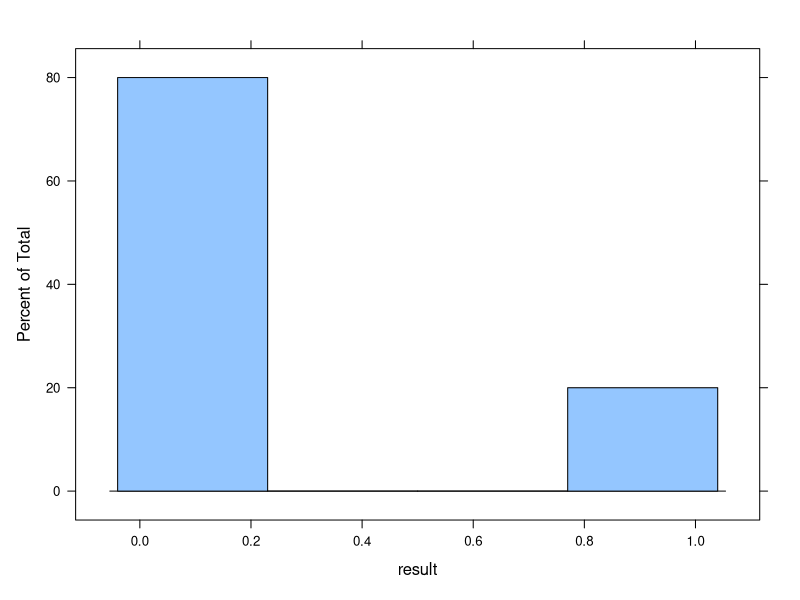
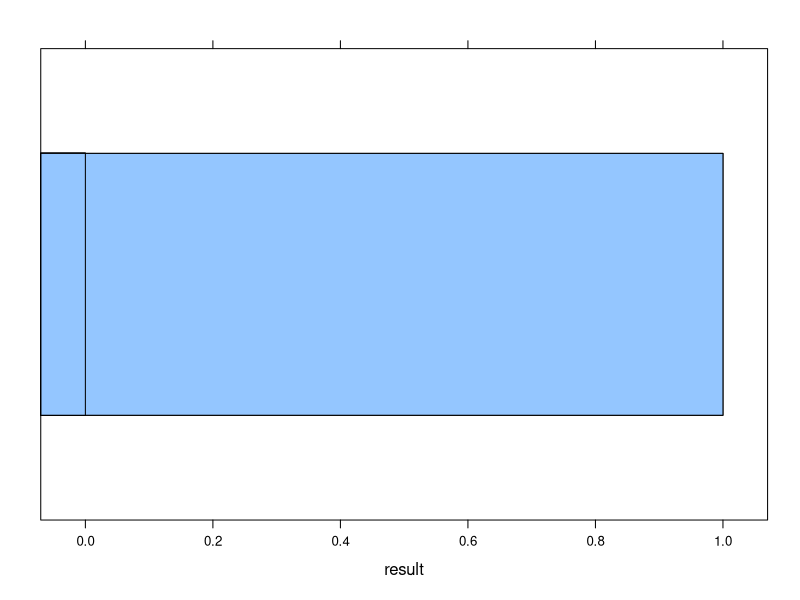
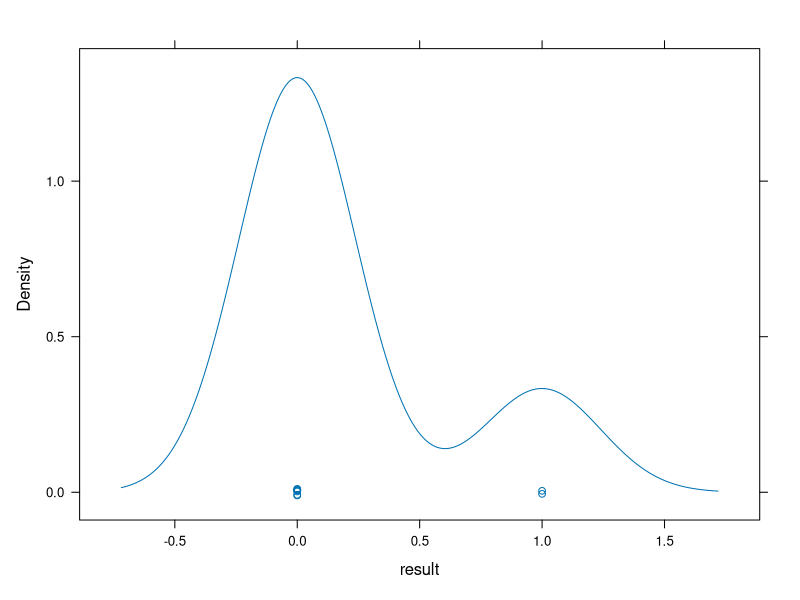
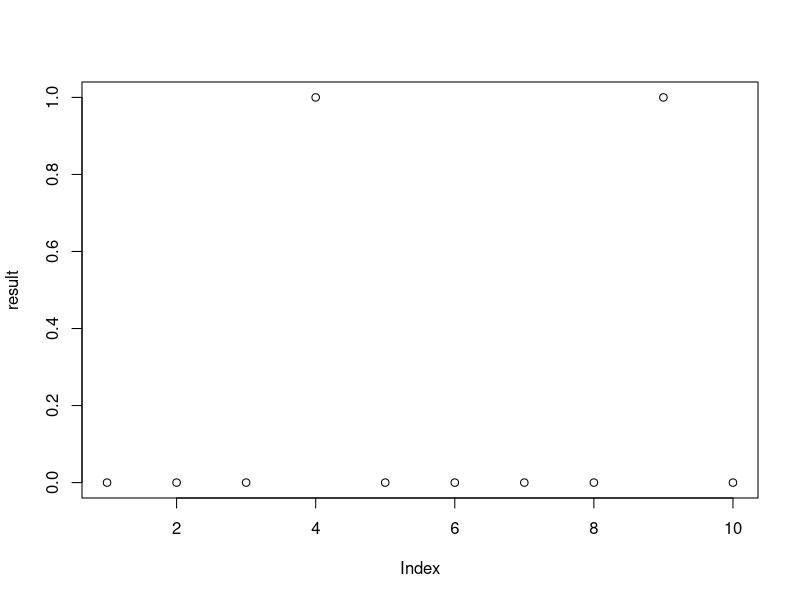
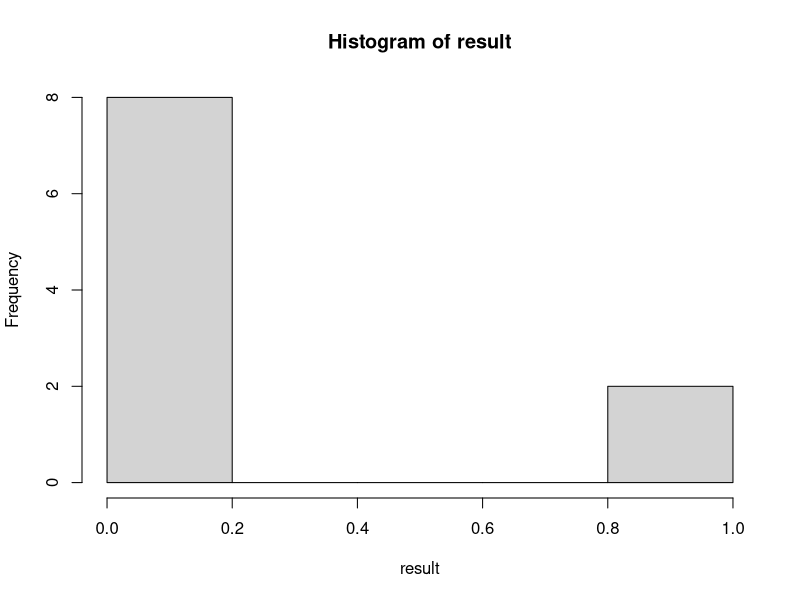
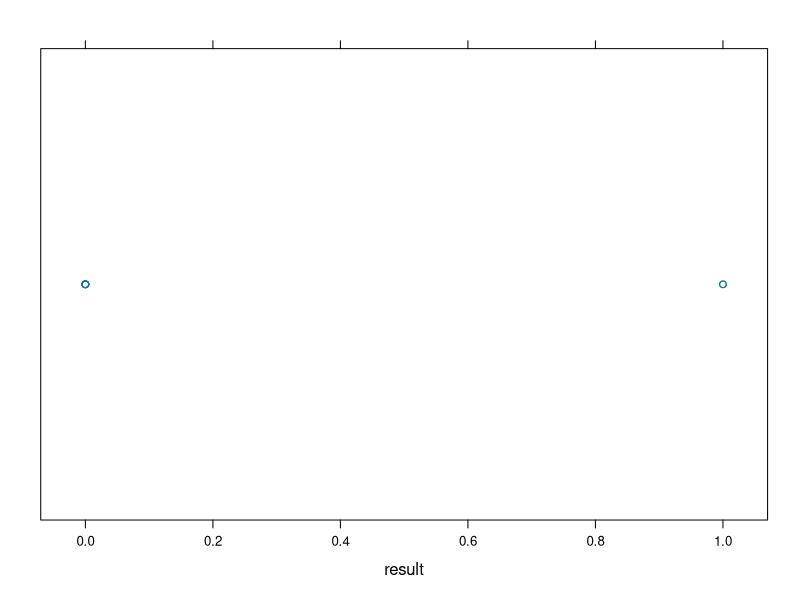
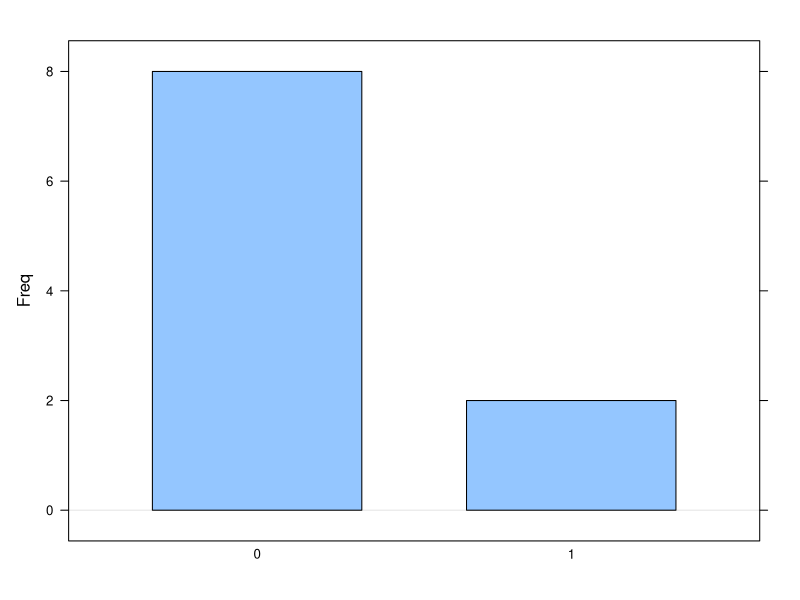
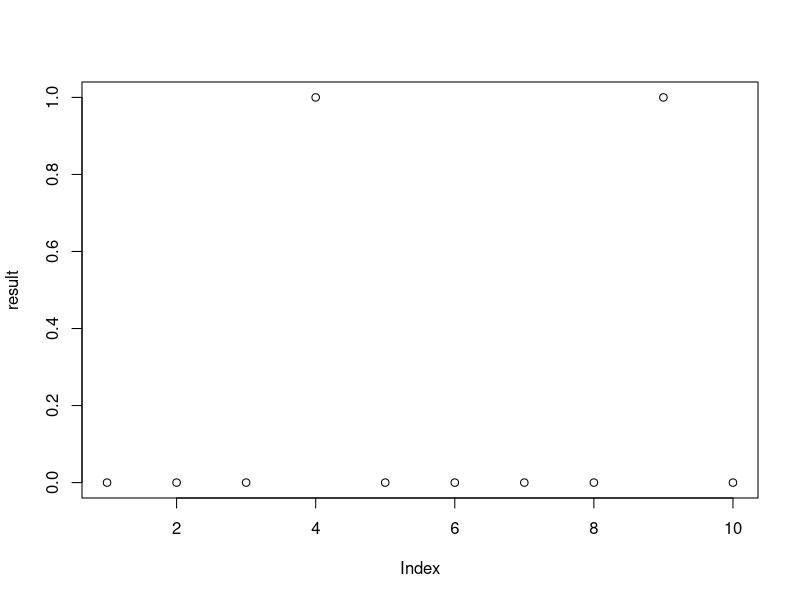

Write the R code that produced these figures, in order.
#load lattice

library(lattice)
library(dplyr)
library(tidyr)
library(ggplot2)

#check the sample
coin <- c(0,1)
result <- sample(coin,10, replace = TRUE)
result
histogram(result)

dfresult <- data.frame(result)
recount <- count(dfresult,result)
byresult <- spread(recount,result,n)
names(byresult) = c("TAIL", "HEAD")
mutate(byresult, pretail = TAIL/(TAIL+ HEAD))

barchart(result)
densityplot(result)
plot(result)
hist(result)
stripplot(result)
barchart(table(result), horizontal = FALSE)
summary(result)
plot(result)
